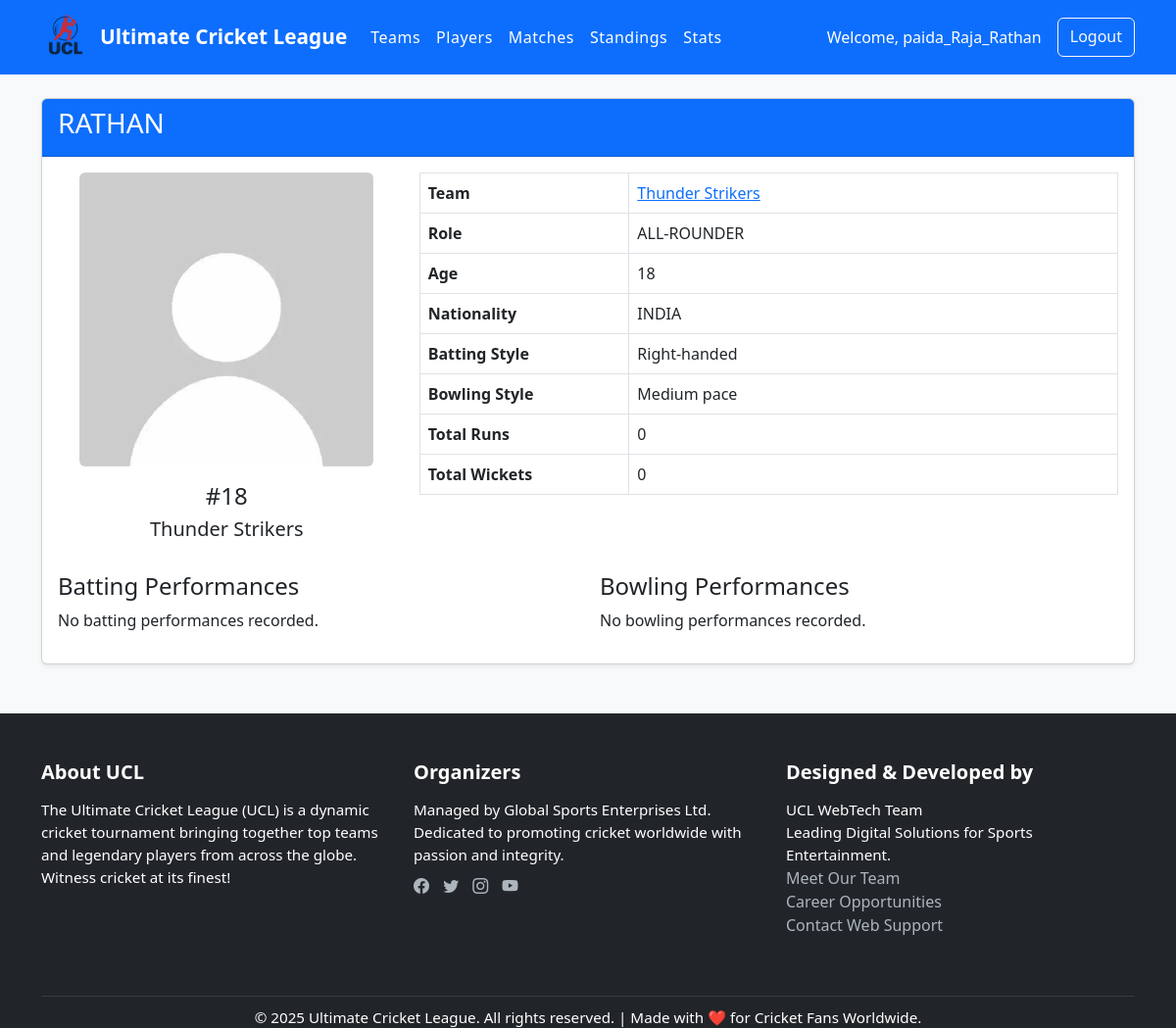
/players/2/ (signed in), run on an earlier commit of the app's database.
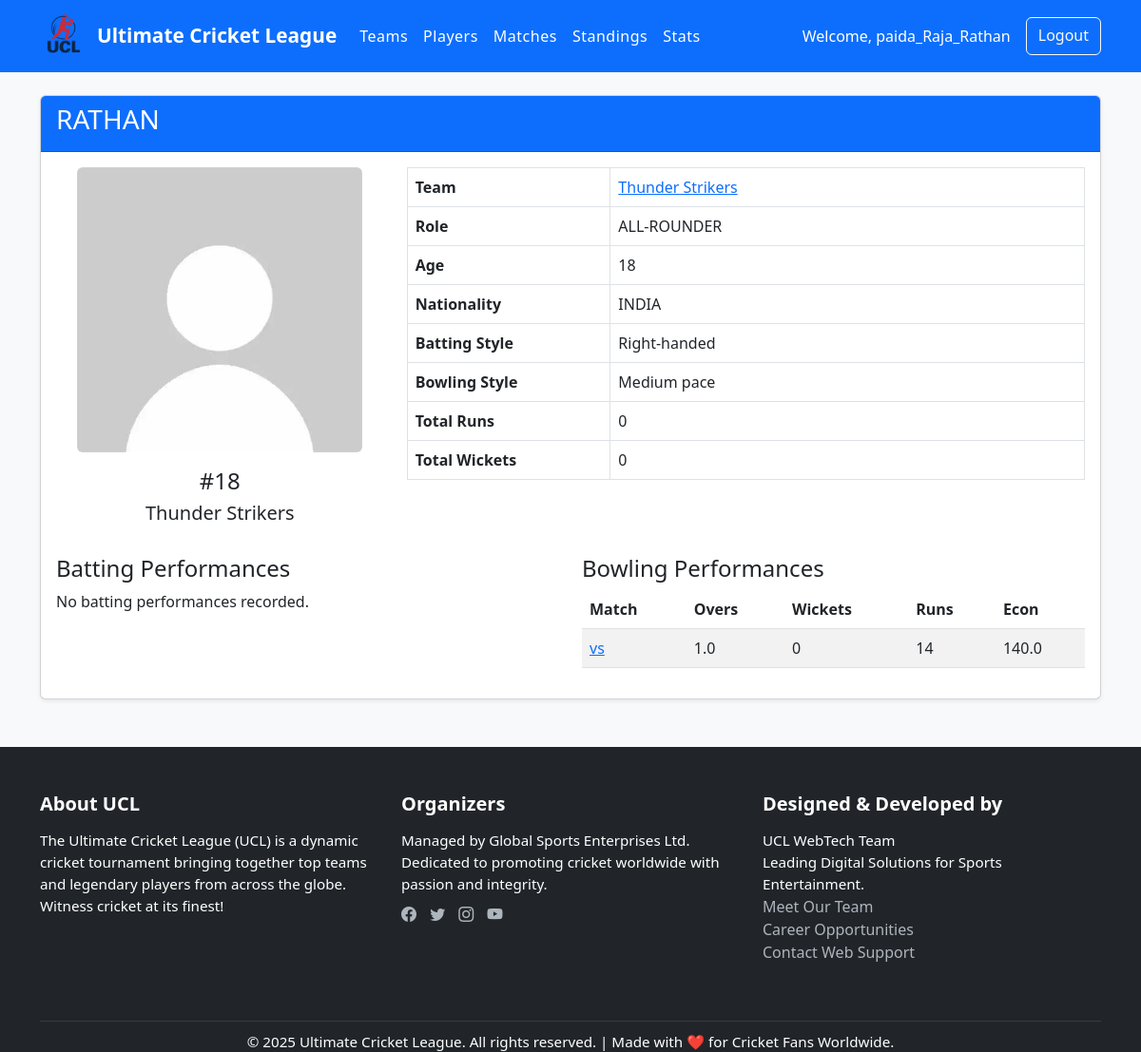
And on a later commit of the database.
### tournament/models.py (models this page shows, shortened)
class BowlingPerformance(models.Model):
    player = models.ForeignKey(Player, on_delete=models.CASCADE, related_name='bowling_performances')
    match = models.ForeignKey('Match', on_delete=models.CASCADE, related_name='bowling_performances')
    innings = models.PositiveIntegerField(default=1)  # <-- Add this
    overs = models.FloatField(default=0)
    maidens = models.IntegerField(default=0)
    runs_conceded = models.IntegerField(default=0)
    wickets = models.IntegerField(default=0)
    economy = models.FloatField(default=0)

### tournament/views.py (the view)
# urls.py: path('players/<int:player_id>/', views.player_detail, name='player_detail'),
@login_required
def player_detail(request, player_id):
    player = get_object_or_404(Player, pk=player_id)
    batting_performances = player.batting_performances.all().order_by('-match__date')
    bowling_performances = player.bowling_performances.all().order_by('-match__date')
    context = {
        'player': player,
        'batting_performances': batting_performances,
        'bowling_performances': bowling_performances,
    }
    return render(request, 'tournament/player_detail.html', context)

### tournament/models.py (called while the page is built)
    @property
    def total_runs(self):
        return sum(performance.runs for performance in self.batting_performances.all())

    @property
    def total_wickets(self):
        return sum(performance.wickets for performance in self.bowling_performances.all())

### tournament/templates/tournament/player_detail.html (shortened to what the changed rows need)
{% extends 'tournament/base.html' %}
{% load humanize %}
{% load static%}
{% block content %}
    <div class="card mb-4">
        <div class="card-body">
            <div class="row">
                <div class="col-md-8">
                    <table class="table table-bordered">
                        <tr>
                            <th width="30%">Team</th>
                        </tr>
                        <tr>
                            <th>Role</th>
                        </tr>
                        <tr>
                            <th>Age</th>
                        </tr>
                        <tr>
                            <th>Nationality</th>
                        </tr>
                        <tr>
                            <th>Batting Style</th>
                        </tr>
                        <tr>
                            <th>Bowling Style</th>
                        </tr>
                        <tr>
                            <th>Total Runs</th>
                        </tr>
                        <tr>
                            <th>Total Wickets</th>
                        </tr>
                    </table>
                </div>
            </div>
            <div class="row mt-4">
                <div class="col-md-6">
                    <h4>Bowling Performances</h4>
                    {% if bowling_performances %}
                        <div class="table-responsive">
                            <table class="table table-striped">
                                <thead>
                                    <tr>
                                        <th>Match</th>
                                        <th>Overs</th>
                                        <th>Wickets</th>
                                        <th>Runs</th>
                                        <th>Econ</th>
                                    </tr>
                                </thead>
                                <tbody>
                                    {% for performance in bowling_performances %}
                                        <tr>
                                            <td>
                                                <a href="{% url 'match_detail' performance.match.id %}">
                                                    vs {{ performance.match.get_opponent_team.name }}
                                                </a>
                                            </td>
                                            <td>{{ performance.overs }}</td>
                                            <td>{{ performance.wickets }}</td>
                                            <td>{{ performance.runs_conceded }}</td>
                                            <td>{{ performance.economy }}</td>
                                        </tr>
                                    {% endfor %}
                                </tbody>
                            </table>
                        </div>
                    {% else %}
                        <p>No bowling performances recorded.</p>
                    {% endif %}
                </div>
            </div>
        </div>
    </div>
{% endblock %}

What changed in the data, as far as the page shows it:
added BowlingPerformance: overs "1.0", wickets "0", runs_conceded "14", economy "140.0"
Also different on the page:
text no longer shown: "No bowling performances recorded."
text now shown: "Match Overs Wickets Runs Econ"
